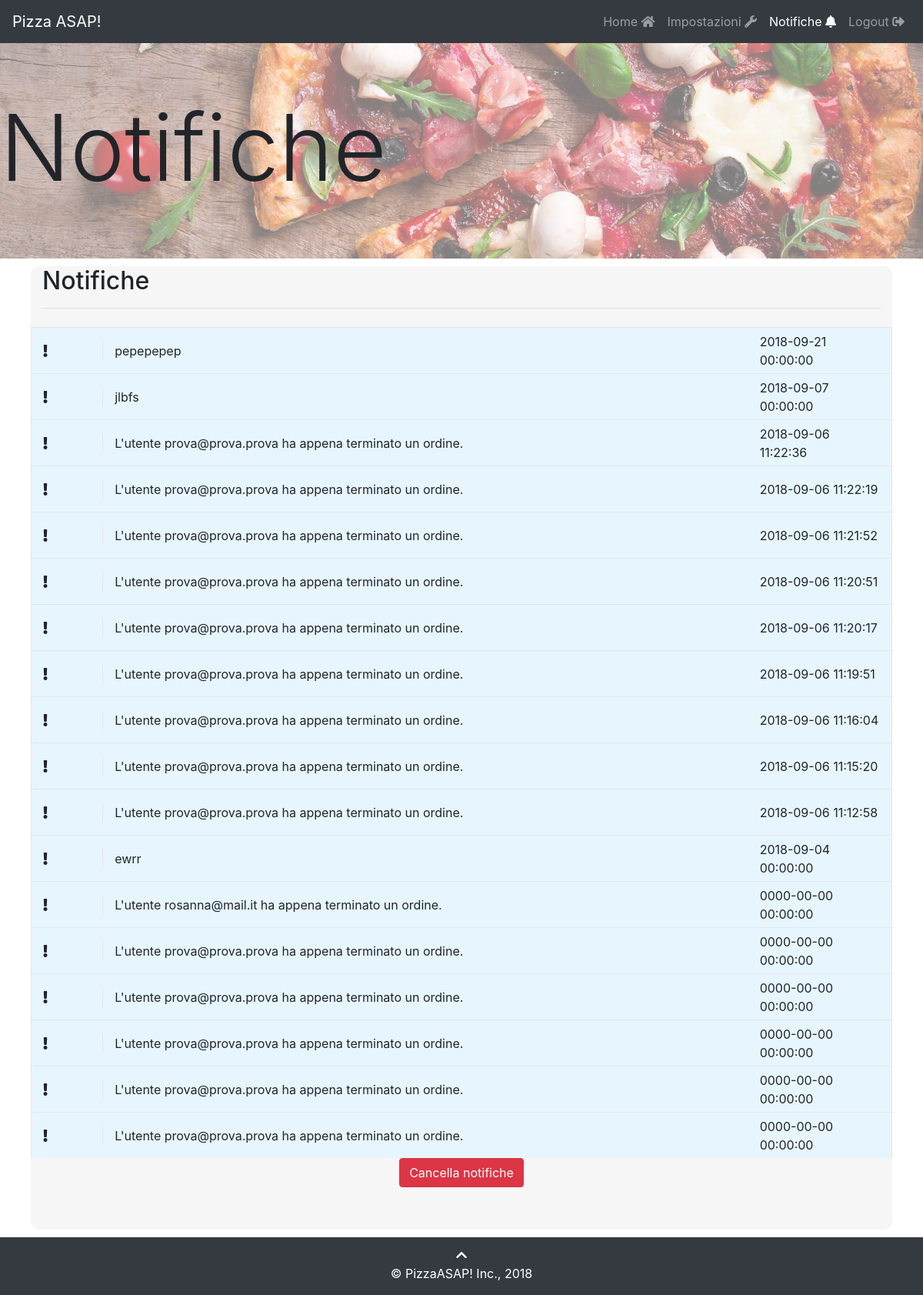
The page /PizzaASAP/admin/notifiche.php (signed in) on the database as committed earlier.
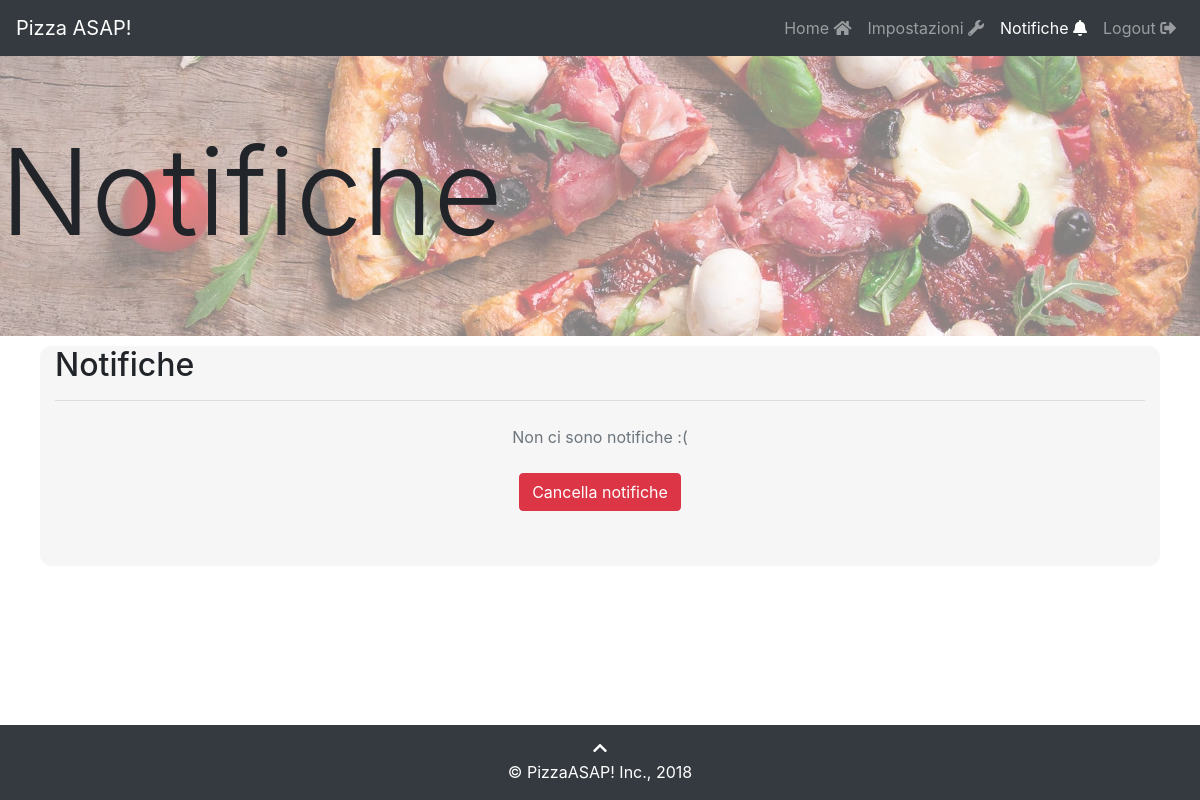
The same page on the database as committed later.
### tables this page shows
CREATE TABLE `notifiche_admin` (
  `ID` int(11) NOT NULL,
  `email` varchar(128) NOT NULL,
  `tipo` int(11) NOT NULL,
  `testo` varchar(512) NOT NULL,
  `giorno` datetime NOT NULL,
  `nuova` tinyint(1) NOT NULL DEFAULT '1'
);

### PizzaASAP/admin/notifiche.php (the view, shortened to what this page needs)
<?php
    $conn = connect();
    $stmt = $conn->prepare("SELECT * FROM notifiche_admin WHERE email=? ORDER BY giorno DESC");
    $email = $_SESSION["admin"];
    $stmt->bind_param("s", $email);
    $stmt->execute();
    $res = $stmt->get_result();
 ?>
<!DOCTYPE html>
<html lang="it">
    <head>
        <link rel="stylesheet" href="https://maxcdn.bootstrapcdn.com/bootstrap/4.1.3/css/bootstrap.min.css">
        <link rel="stylesheet" type="text/css" href="../styles/customBgJumbo.css">
        <link rel="stylesheet" type="text/css" href="../styles/home.css">
        <link rel="stylesheet" href="https://use.fontawesome.com/releases/v5.1.0/css/all.css">
        <link rel="stylesheet" type="text/css" href="../styles/account.css">
        <link rel="stylesheet" type="text/css" href="../styles/notifiche.css">
    </head>
    <body>
        <nav class="navbar navbar-expand-md navbar-dark bg-dark fixed-top">
            <a href="#top" class="navbar-brand">Pizza ASAP!</a>
            <div class="navbar-collapse collapse justify-content-stretch" id="navbarCollapse">
                <ul class="navbar-nav ml-auto">
                    <li class="nav-item">
                        <a class="nav-link" href="#top">Home  <span class="fas fa-home"></span></a>
                    </li>
                  <li>
                    <a class="nav-link" href="impostazioni.php">Impostazioni  <span class="fas fa-wrench"></span></a>
                </li>
                <li class="nav-item">
                    <a class="nav-link active" href="notifiche.php">Notifiche  <span class="fas fa-bell" id="bell-icon"></span><span class="hidden badge badge-pill badge-danger" id="bell-count">0</span></a>
                </li>
                <li class="nav-item">
                    <a class="nav-link" href="../php_utils/logout.php">Logout  <span class="fas fa-sign-out-alt"></span></a>
                </li>
                </ul>
            </div>
        </nav>
        <div id="wrapper">
            <div id="header">
                <div class="bg">
                    <div class="jumbotron jumbotron-fluid">
                        <h1 class="display-1" id="top">Notifiche</h1>
                    </div>
                </div>
            </div>
            <div class="content container">
                <div class="container-fluid bg-grey rounded">
                 <form action= "notifiche.php" method= "post">
                    <h2>Notifiche</h2>
                    <hr class="mb-4">
                        <div class="notifications-container">
                        <?php
                            if($res->num_rows == 0) {
                                echo '
                                <div class="row text-center">
                                    <div class="col-md-12 mb-4">
                                        <span class="text-muted">Non ci sono notifiche :(</span>
                                    </div>
                                </div>';
                            }
                            else {
                                while($row = $res->fetch_assoc()) {
                                    echo
                                    '<div class="row bg-lightblue notification-row">
                                        <div class="col-md-1 align-self-center icon-col">
                                            <span class="fas fa-exclamation"></span>
                                        </div>
                                        <div class="col-md-9 align-self-center">
                                            <span class="notification-text">'.$row["testo"].'</span>
                                        </div>
                                        <div class="col-md-2 align-self-center">
                                            <span class="notification-date">'.$row["giorno"].'</span>
                                        </div>
                                    </div>';
                                }
                            }
                        ?>
                        <div class= "row text-center">
                          <div class= "col-md-12 align-self-center">
                            <input type= "submit" value= "Cancella notifiche" class= "btn btn-danger">
                          </div>
                        </div>
                    </div>
                  </form>
                </div>
            </div>
            <div id="footer">
                <footer class="container-fluid text-center">
                    <div class="row align-item-center footer-row">
                        <div class="col-md-12 align-self-center">
                            <a href="#top" title="To Top">
                                <span class="fas fa-chevron-up" style="color:white"></span>
                            </a>
                        </div>
                    </div>
                    <div class="row align-item-center">
                        <div class="col-md-12 align-self-center">
                            <p class="copyright">
                                © PizzaASAP! Inc., 2018
                            </p>
                        </div>
                    </div>
                </footer>
            </div>
        </div>
    </body>
</html>

### PizzaASAP/styles/customBgJumbo.css (style rules this page uses)
body, html { height: 100%; margin: 0px; }
.bg { background-image: url("../images/pizza_2.jpg"); height: 100%; background-position: center; background-repeat: no-repeat; background-size: cover; }
.jumbotron { background: rgba(255, 255, 255, 0.5); flex: 1; }
.btn { margin-bottom: 5%; }
.display-1 { font-size: 10vw; }

### PizzaASAP/styles/home.css (style rules this page uses)
body { padding-bottom: 60px; }
.bg { padding-top: 56px; }
.jumbotron { margin-bottom: auto; }
.bg-grey { background-color: #f6f6f6; }
#wrapper { min-height: 100%; position: relative; }
#footer { display: block; height: 75px; position: absolute; bottom: 0; left: 0; width: 100%; background-color: #343a40; border-top: 3px solid #343a40; color: white; }

### PizzaASAP/styles/account.css (style rules this page uses)
html, body { height: 100%; }
.rounded { border-radius: 0.7rem !important; }
.container { padding: 10px 10px 10px 10px; }
#wrapper { min-height: 100vh; padding-bottom: 75px; }
footer { position: absolute; bottom:0; }

### PizzaASAP/styles/notifiche.css (style rules this page uses)
.bg-lightblue { background-color: #e7f5fe; }
.notification-row { min-height: 7.5vh; border: 1px solid #e6e6e6; border-bottom: none; }
.icon-col { border-right: 1px solid #e6e6e6; }

Rows that differ between the two databases and show on the page:
removed notifiche_admin: testo "pepepepep", giorno "2018-09-21 00:00:00"
removed notifiche_admin: testo "jlbfs", giorno "2018-09-07 00:00:00"
removed notifiche_admin: testo "L'utente prova@prova.prova ha appena terminato un ordine.", giorno "2018-09-06 11:22:36"
removed notifiche_admin: testo "L'utente prova@prova.prova ha appena terminato un ordine.", giorno "2018-09-06 11:22:19"
removed notifiche_admin: testo "L'utente prova@prova.prova ha appena terminato un ordine.", giorno "2018-09-06 11:21:52"
removed notifiche_admin: testo "L'utente prova@prova.prova ha appena terminato un ordine.", giorno "2018-09-06 11:20:51"
removed notifiche_admin: testo "L'utente prova@prova.prova ha appena terminato un ordine.", giorno "2018-09-06 11:20:17"
removed notifiche_admin: testo "L'utente prova@prova.prova ha appena terminato un ordine.", giorno "2018-09-06 11:19:51"
removed notifiche_admin: testo "L'utente prova@prova.prova ha appena terminato un ordine.", giorno "2018-09-06 11:16:04"
removed notifiche_admin: testo "L'utente prova@prova.prova ha appena terminato un ordine.", giorno "2018-09-06 11:15:20"
removed notifiche_admin: testo "L'utente prova@prova.prova ha appena terminato un ordine.", giorno "2018-09-06 11:12:58"
removed notifiche_admin: testo "ewrr", giorno "2018-09-04 00:00:00"
removed notifiche_admin: testo "L'utente rosanna@mail.it ha appena terminato un ordine.", giorno "0000-00-00 00:00:00"
removed notifiche_admin: testo "L'utente prova@prova.prova ha appena terminato un ordine.", giorno "0000-00-00 00:00:00"
removed notifiche_admin: testo "L'utente prova@prova.prova ha appena terminato un ordine.", giorno "0000-00-00 00:00:00"
removed notifiche_admin: testo "L'utente prova@prova.prova ha appena terminato un ordine.", giorno "0000-00-00 00:00:00"
removed notifiche_admin: testo "L'utente prova@prova.prova ha appena terminato un ordine.", giorno "0000-00-00 00:00:00"
removed notifiche_admin: testo "L'utente prova@prova.prova ha appena terminato un ordine.", giorno "0000-00-00 00:00:00"
Other text that changed with them:
text now shown: "Non ci sono notifiche :("
